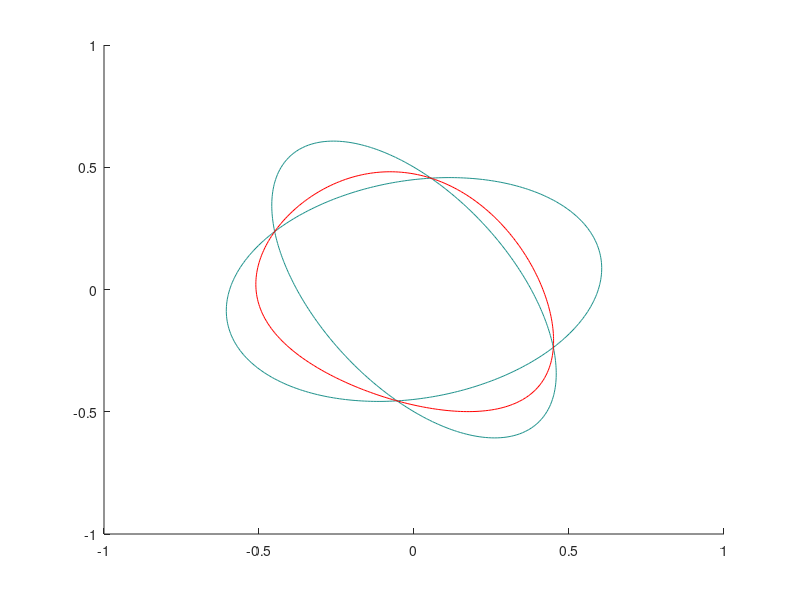

Write MATLAB code to recreate this figure.
clear
P1 = [7 3;3 4];
%P2 = [1.6 1; 1 1.8];

th = pi/4;
R = [cos(th) -sin(th);sin(th) cos(th)];
P2 = R*P1;

P = {P1, P2};

figure;
hold on
for i = 1:2
x1 = -1:0.01:1;
x2 = -1:0.01:1;
[X1,X2] = meshgrid(x1,x2);
Z = X1.*P{i}(1,1).*X1 + X2.*P{i}(2,2).*X2 + 2*X1.*P{i}(1,2).*X2;
%figure
%contour(X1,X2,Z,'ShowText','on')
v = [1,1];
contour(X1,X2,Z,v)
end
hold off


%h1 = (1+cos(x1))/2;
%h2 = 1 - h1;
%figure;
hold on
x1 = -1:0.01:1;
x2 = -1:0.01:1;
[X1,X2] = meshgrid(x1,x2);
h1 = (1+X1)/2;
h2 = 1 - h1;
Pa11 = h1.*P1(1,1)+ h2.*P2(1,1);
Pa22 = h1.*P1(2,2)+ h2.*P2(2,2);
Pa12 = h1.*P1(1,2)+ h2.*P2(1,2);
Z = X1.*Pa11.*X1 + X2.*Pa22.*X2 + 2*X1.*Pa12.*X2;
%figure
%contour(X1,X2,Z,'ShowText','on')
v = [1,1];
contour(X1,X2,Z,v,'LineColor','r');
hold off

return
Pc{1}=P;
level_curve(Pc, 1, 'b')